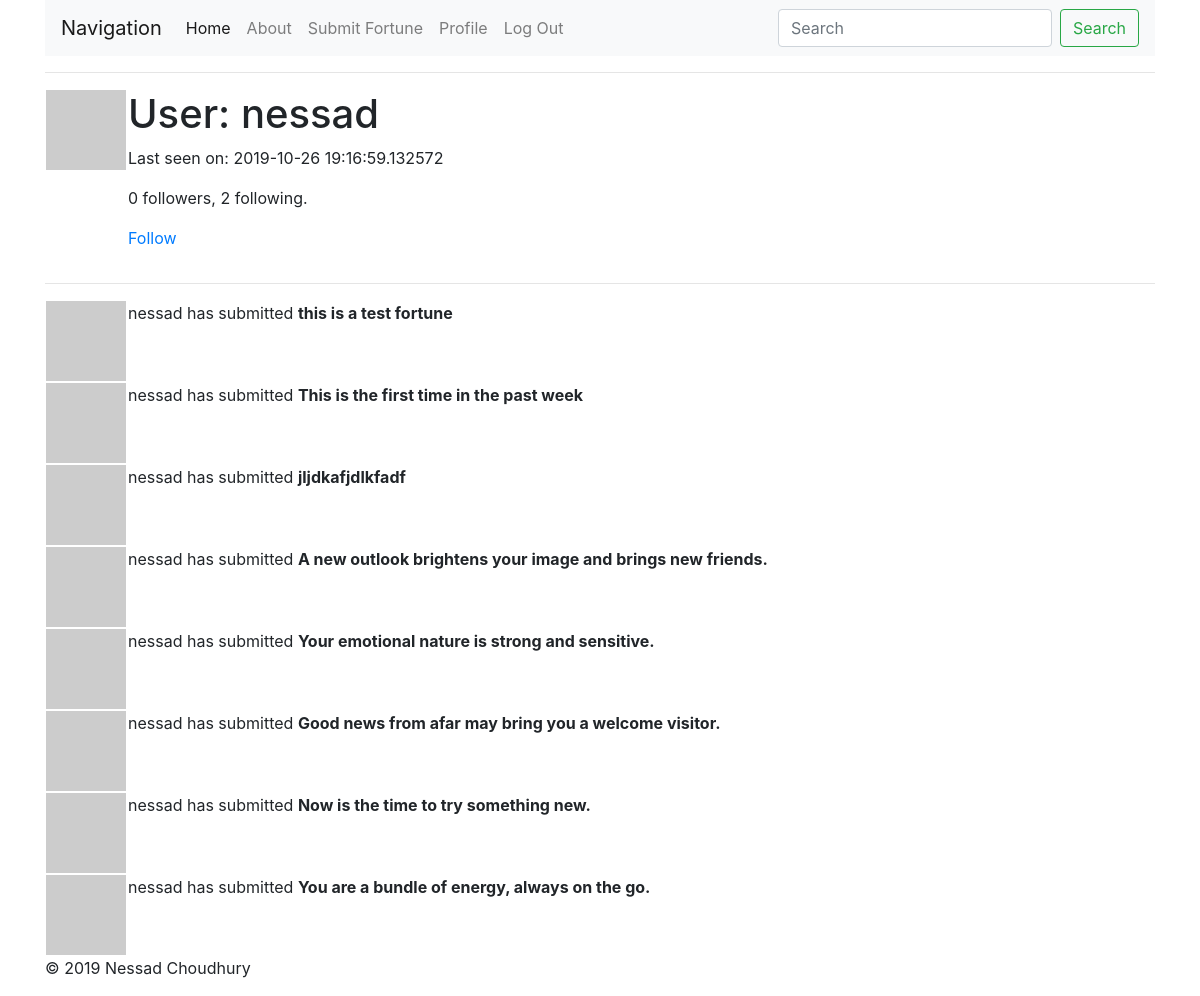
Page /user/nessad (signed in) on the earlier database version.
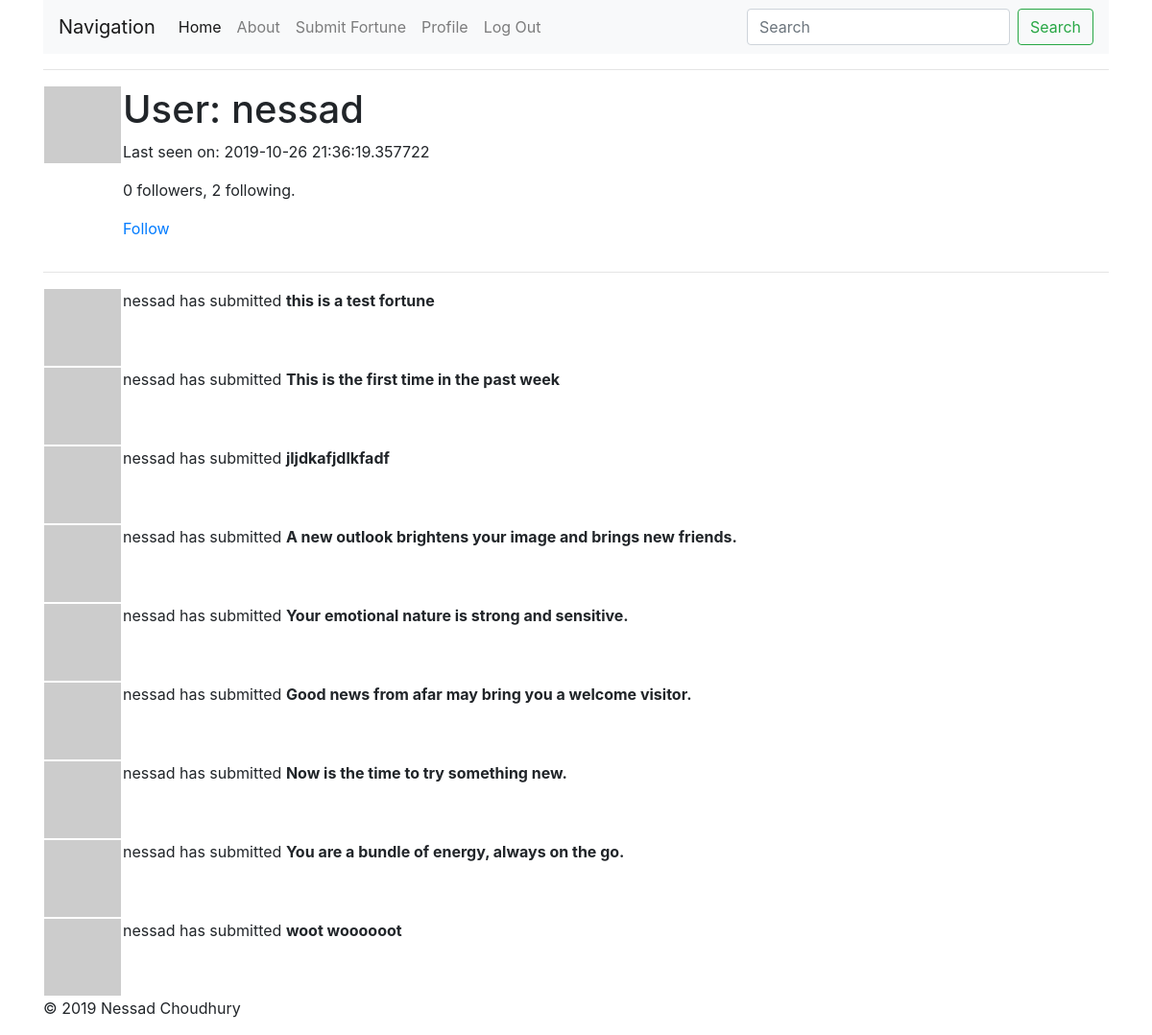
Same page on the later database version.
### fortunesite/models.py (models this page shows, shortened)
class User(UserMixin, db.Model):
    id = db.Column(db.Integer, primary_key=True)
    username = db.Column(db.String(64), index=True, unique=True,
                         nullable=False)
    email = db.Column(db.String(120), index=True, unique=True)
    password_hash = db.Column(db.String(128))
    fortunes = db.relationship('Fortune', backref='author', lazy=True)
    about_me = db.Column(db.String(140))
    last_seen = db.Column(db.DateTime, default=datetime.utcnow)
    followed = db.relationship(
        'User', secondary=followers,
        primaryjoin=(followers.c.follower_id == id),
        secondaryjoin=(followers.c.followed_id == id),
        backref=db.backref('followers', lazy='dynamic'), lazy='dynamic')
    def avatar(self, size):
        digest = md5(self.email.lower().encode('utf-8')).hexdigest()
        return 'https://www.gravatar.com/avatar/{}?d=identicon&s={}'.format(
            digest, size)
    def is_following(self, user):
        return self.followed.filter(
            followers.c.followed_id == user.id).count() > 0

class Fortune(db.Model):
    id = db.Column(db.Integer, primary_key=True)
    content = db.Column(db.String(140))
    timestamp = db.Column(db.DateTime, index=True,
                          default=datetime.utcnow)
    user_id = db.Column(db.Integer, db.ForeignKey('user.id'))

### fortunesite/routes.py (the view)
@app.route('/user/<username>')
@login_required
def user(username):
    user = User.query.filter_by(username=username).first_or_404()
    fortunes = Fortune.query.filter_by(author=user).all()
    return render_template('user.html', user=user, fortunes=fortunes)

### fortunesite/models.py (called while the page is built)
@login.user_loader
def load_user(id):
    return User.query.get(int(id))

### fortunesite/routes.py (called while the page is built)
@app.before_request
def before_request():
    if current_user.is_authenticated:
        current_user.last_seen = datetime.utcnow()
        db.session.commit()

### fortunesite/templates/user.html (shortened to what this page needs)
{% extends "layout.html" %}
{% block body %}
    <table>
        <tr valign='top'>
            <td><img src= "{{ user.avatar(128) }}"></td>
            <td>
                <h1>User: {{ user.username }}</h1>
                {% if user.last_seen %}<p>Last seen on: {{ user.last_seen }}</p>{% endif %}
                <p>{{ user.followers.count() }} followers, {{ user.followed.count() }} following.</p>
                {% if user == current_user %}
                <p><a href="{{ url_for('edit_profile') }}">Edit your profile</a></p>
                {% elif not current_user.is_following(user) %}
                <p><a href="{{ url_for('follow', username=user.username) }}">Follow</a></p>
                {% else %}
                <p><a href="{{ url_for('unfollow', username=user.username) }}">Unfollow</a></p>
                {% endif %}
            </td>
        </tr>
    </table>
    <hr>
    {% for fortune in fortunes %}
        {% include '_fortune.html' %}
    {% endfor %}
{% endblock %}

### fortunesite/templates/layout.html (shortened to what this page needs)
<!DOCTYPE html>
<html lang="en">
    <head>
        <link rel="stylesheet" href="https://stackpath.bootstrapcdn.com/bootstrap/4.3.1/css/bootstrap.min.css">
    </head>
  <body>
    <div class="container">
      <div>
            <nav class="navbar navbar-expand-lg navbar-light bg-light">
                    <a class="navbar-brand" href="#">Navigation</a>
                    <div class="collapse navbar-collapse" id="navbarSupportedContent">
                      <ul class="navbar-nav mr-auto">
                        <li class="nav-item active">
                          <a class="nav-link" href="{{ url_for('index') }}">Home <span class="sr-only">(current)</span></a>
                        </li>
                        <li class="nav-item">
                          <a class="nav-link" href="{{ url_for('about') }}">About</a>
                        </li>
                        <li class="nav-item">
                            <a class="nav-link" href="{{ url_for('submit') }}">Submit Fortune</a>
                        </li>
                        {% if current_user.is_authenticated %}
                        <li class="nav-item">
                            <a class="nav-link" href="{{ url_for('user', username=current_user.username) }}">Profile</a>
                        </li>
                        {% else %}
                        <li class="nav-item">
                            <a class="nav-link" href="{{ url_for('register') }}">Register</a>
                        </li>
                        {% endif %}
                        {% if current_user.is_anonymous %}
                        <li class="nav-item">
                            <a class="nav-link" href="{{ url_for('login') }}">Log In</a>
                        </li>
                        {% else %}
                        <li class="nav-item">
                            <a class="nav-link" href="{{ url_for('logout') }}">Log Out</a>
                        </li>
                        {% endif %}
                      </ul>
                      <form class="form-inline my-2 my-lg-0">
                        <input class="form-control mr-sm-2" type="search" placeholder="Search" aria-label="Search">
                        <button class="btn btn-outline-success my-2 my-sm-0" type="submit">Search</button>
                      </form>
                    </div>
                  </nav>
      </div>
      <hr>
      {% block body %}
      {% endblock %}
      <footer class="footer">
        <p>© 2019 Nessad Choudhury</p>
      </footer>
    </div>
  </body>
</html>

### fortunesite/templates/_fortune.html
<table>
    <tr valign="top">
        <td><img src="{{ fortune.author.avatar(36) }}"></td>
        {% if user == current_user %}
        <td>You have submitted <b>{{ fortune.content }}</b></td>
        {% else %}
        <td>{{ fortune.author.username }} has submitted <b>{{ fortune.content }}</b></td>
        {% endif %}
    </tr>
</table>

Differences in the rows shown:
changed User "nessad": last_seen "2019-10-26 19:16:59.132572" → "2019-10-26 21:36:19.357722"
added Fortune: author.username "nessad", content "woot woooooot"
